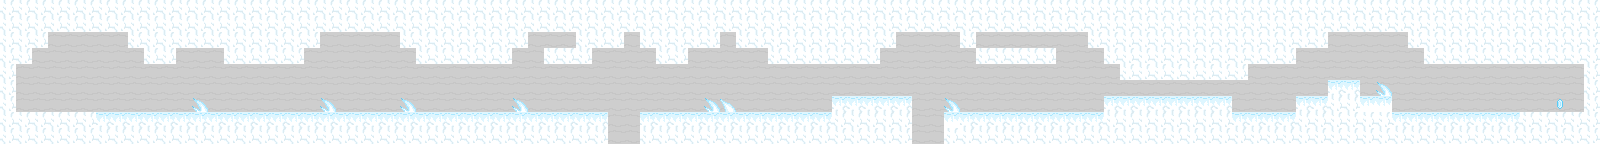

This game map was drawn from its Tiled (.tmx) file and the tilesets committed beside it. A one-line description and the full map source follow:
An orthogonal 100x9 tile map with 16x16 px tiles, 3 tile layers (background, floor, items).

<map version="1.0" orientation="orthogonal" renderorder="right-down" width="100" height="9" tilewidth="16" tileheight="16" nextobjectid="1">
 <tileset firstgid="1" name="blizzard.tileset" tilewidth="16" tileheight="16" tilecount="8" columns="8">
  <image source="blizzard.tileset.png" width="128" height="16" />
 </tileset>
 <layer name="background" width="100" height="9">
  <data encoding="csv">
2,2,2,2,2,2,2,2,2,2,2,2,2,2,2,2,2,2,2,2,2,2,2,2,2,2,2,2,2,2,2,2,2,2,2,2,2,2,2,2,2,2,2,2,2,2,2,2,2,2,2,2,2,2,2,2,2,2,2,2,2,2,2,2,2,2,2,2,2,2,2,2,2,2,2,2,2,2,2,2,2,2,2,2,2,2,2,2,2,2,2,2,2,2,2,2,2,2,2,2,
2,2,2,2,2,2,2,2,2,2,2,2,2,2,2,2,2,2,2,2,2,2,2,2,2,2,2,2,2,2,2,2,2,2,2,2,2,2,2,2,2,2,2,2,2,2,2,2,2,2,2,2,2,2,2,2,2,2,2,2,2,2,2,2,2,2,2,2,2,2,2,2,2,2,2,2,2,2,2,2,2,2,2,2,2,2,2,2,2,2,2,2,2,2,2,2,2,2,2,2,
2,2,2,2,2,2,2,2,2,2,2,2,2,2,2,2,2,2,2,2,2,2,2,2,2,2,2,2,2,2,2,2,2,2,2,2,2,2,2,2,2,2,2,2,2,2,2,2,2,2,2,2,2,2,2,2,2,2,2,2,2,2,2,2,2,2,2,2,2,2,2,2,2,2,2,2,2,2,2,2,2,2,2,2,2,2,2,2,2,2,2,2,2,2,2,2,2,2,2,2,
2,2,2,2,2,2,2,2,2,2,2,2,2,2,2,2,2,2,2,2,2,2,2,2,2,2,2,2,2,2,2,2,2,2,2,2,2,2,2,2,2,2,2,2,2,2,2,2,2,2,2,2,2,2,2,2,2,2,2,2,2,2,2,2,2,2,2,2,2,2,2,2,2,2,2,2,2,2,2,2,2,2,2,2,2,2,2,2,2,2,2,2,2,2,2,2,2,2,2,2,
2,2,2,2,2,2,2,2,2,2,2,2,2,2,2,2,2,2,2,2,2,2,2,2,2,2,2,2,2,2,2,2,2,2,2,2,2,2,2,2,2,2,2,2,2,2,2,2,2,2,2,2,2,2,2,2,2,2,2,2,2,2,2,2,2,2,2,2,2,2,2,2,2,2,2,2,2,2,2,2,2,2,2,2,2,2,2,2,2,2,2,2,2,2,2,2,2,2,2,2,
2,2,2,2,2,2,2,2,2,2,2,2,2,2,2,2,2,2,2,2,2,2,2,2,2,2,2,2,2,2,2,2,2,2,2,2,2,2,2,2,2,2,2,2,2,2,2,2,2,2,2,2,2,2,2,2,2,2,2,2,2,2,2,2,2,2,2,2,2,2,2,2,2,2,2,2,2,2,2,2,2,2,2,2,2,2,2,2,2,2,2,2,2,2,2,2,2,2,2,2,
2,2,2,2,2,2,2,2,2,2,2,2,2,2,2,2,2,2,2,2,2,2,2,2,2,2,2,2,2,2,2,2,2,2,2,2,2,2,2,2,2,2,2,2,2,2,2,2,2,2,2,2,2,2,2,2,2,2,2,2,2,2,2,2,2,2,2,2,2,2,2,2,2,2,2,2,2,2,2,2,2,2,2,2,2,2,2,2,2,2,2,2,2,2,2,2,2,2,2,2,
2,2,2,2,2,2,2,2,2,2,2,2,2,2,2,2,2,2,2,2,2,2,2,2,2,2,2,2,2,2,2,2,2,2,2,2,2,2,2,2,2,2,2,2,2,2,2,2,2,2,2,2,2,2,2,2,2,2,2,2,2,2,2,2,2,2,2,2,2,2,2,2,2,2,2,2,2,2,2,2,2,2,2,2,2,2,2,2,2,2,2,2,2,2,2,2,2,2,2,2,
2,2,2,2,2,2,2,2,2,2,2,2,2,2,2,2,2,2,2,2,2,2,2,2,2,2,2,2,2,2,2,2,2,2,2,2,2,2,2,2,2,2,2,2,2,2,2,2,2,2,2,2,2,2,2,2,2,2,2,2,2,2,2,2,2,2,2,2,2,2,2,2,2,2,2,2,2,2,2,2,2,2,2,2,2,2,2,2,2,2,2,2,2,2,2,2,2,2,2,2
</data>
 </layer>
 <layer name="floor" width="100" height="9">
  <data encoding="csv">
3,3,3,3,3,3,3,3,3,3,3,3,3,3,3,3,3,3,3,3,3,3,3,3,3,3,3,3,3,3,3,3,3,3,3,3,3,3,3,3,3,3,3,3,3,3,3,3,3,3,3,3,3,3,3,3,3,3,3,3,3,3,3,3,3,3,3,3,3,3,3,3,3,3,3,3,3,3,3,3,3,3,3,3,3,3,3,3,3,3,3,3,3,3,3,3,3,3,3,3,
3,3,3,3,3,3,3,3,3,3,3,3,3,3,3,3,3,3,3,3,3,3,3,3,3,3,3,3,3,3,3,3,3,3,3,3,3,3,3,3,3,3,3,3,3,3,3,3,3,3,3,3,3,3,3,3,3,3,3,3,3,3,3,3,3,3,3,3,3,3,3,3,3,3,3,3,3,3,3,3,3,3,3,3,3,3,3,3,3,3,3,3,3,3,3,3,3,3,3,3,
3,3,3,0,0,0,0,0,3,3,3,3,3,3,3,3,3,3,3,3,0,0,0,0,0,3,3,3,3,3,3,3,3,0,0,0,3,3,3,0,3,3,3,3,3,0,3,3,3,3,3,3,3,3,3,3,0,0,0,0,3,0,0,0,0,0,0,0,3,3,3,3,3,3,3,3,3,3,3,3,3,3,3,0,0,0,0,0,3,3,3,3,3,3,3,3,3,3,3,3,
3,3,0,0,0,0,0,0,0,3,3,0,0,0,3,3,3,3,3,0,0,0,0,0,0,0,3,3,3,3,3,3,0,0,3,3,3,0,0,0,0,3,3,0,0,0,0,0,3,3,3,3,3,3,3,0,0,0,0,0,0,3,3,3,3,3,0,0,0,3,3,3,3,3,3,3,3,3,3,3,3,0,0,0,0,0,0,0,0,3,3,3,3,3,3,3,3,3,3,3,
3,0,0,0,0,0,0,0,0,0,0,0,0,0,0,0,0,0,0,0,0,0,0,0,0,0,0,0,0,0,0,0,0,0,0,0,0,0,0,0,0,0,0,0,0,0,0,0,0,0,0,0,0,0,0,0,0,0,0,0,0,0,0,0,0,0,0,0,0,0,3,3,3,3,3,3,3,3,0,0,0,0,0,0,0,0,0,0,0,0,0,0,0,0,0,0,0,0,0,3,
3,0,0,0,0,0,0,0,0,0,0,0,0,0,0,0,0,0,0,0,0,0,0,0,0,0,0,0,0,0,0,0,0,0,0,0,0,0,0,0,0,0,0,0,0,0,0,0,0,0,0,0,0,0,0,0,0,0,0,0,0,0,0,0,0,0,0,0,0,0,0,0,0,0,0,0,0,0,0,0,0,0,0,1,1,0,0,0,0,0,0,0,0,0,0,0,0,0,0,3,
3,0,0,0,0,0,0,0,0,0,0,0,0,0,0,0,0,0,0,0,0,0,0,0,0,0,0,0,0,0,0,0,0,0,0,0,0,0,0,0,0,0,0,0,0,0,0,0,0,0,0,0,1,1,1,1,1,0,0,0,0,0,0,0,0,0,0,0,0,1,1,1,1,1,1,1,1,0,0,0,0,1,1,3,3,7,7,0,0,0,0,0,0,0,0,0,0,0,0,3,
3,3,3,3,3,3,1,1,1,1,1,1,1,1,1,1,1,1,1,1,1,1,1,1,1,1,1,1,1,1,1,1,1,1,1,1,1,1,0,0,1,1,1,1,1,1,1,1,1,1,1,1,3,3,3,3,3,0,0,7,1,1,1,1,1,1,1,1,1,3,3,3,3,3,3,3,3,1,1,1,1,3,3,3,3,3,3,1,1,1,1,1,1,1,1,3,3,3,3,3,
3,3,3,3,3,3,3,3,3,3,3,3,3,3,3,3,3,3,3,3,3,3,3,3,3,3,3,3,3,3,3,3,3,3,3,3,3,3,0,0,3,3,3,3,3,3,3,3,3,3,3,3,3,3,3,3,3,0,0,3,3,3,3,3,3,3,3,3,3,3,3,3,3,3,3,3,3,3,3,3,3,3,3,3,3,3,3,3,3,3,3,3,3,3,3,3,3,3,3,3
</data>
 </layer>
 <layer name="items" width="100" height="9">
  <data encoding="csv">
0,0,0,0,0,0,0,0,0,0,0,0,0,0,0,0,0,0,0,0,0,0,0,0,0,0,0,0,0,0,0,0,0,0,0,0,0,0,0,0,0,0,0,0,0,0,0,0,0,0,0,0,0,0,0,0,0,0,0,0,0,0,0,0,0,0,0,0,0,0,0,0,0,0,0,0,0,0,0,0,0,0,0,0,0,0,0,0,0,0,0,0,0,0,0,0,0,0,0,0,
0,0,0,0,0,0,0,0,0,0,0,0,0,0,0,0,0,0,0,0,0,0,0,0,0,0,0,0,0,0,0,0,0,0,0,0,0,0,0,0,0,0,0,0,0,0,0,0,0,0,0,0,0,0,0,0,0,0,0,0,0,0,0,0,0,0,0,0,0,0,0,0,0,0,0,0,0,0,0,0,0,0,0,0,0,0,0,0,0,0,0,0,0,0,0,0,0,0,0,0,
0,0,0,0,0,0,0,0,0,0,0,0,0,0,0,0,0,0,0,0,0,0,0,0,0,0,0,0,0,0,0,0,0,0,0,0,0,0,0,0,0,0,0,0,0,0,0,0,0,0,0,0,0,0,0,0,0,0,0,0,0,0,0,0,0,0,0,0,0,0,0,0,0,0,0,0,0,0,0,0,0,0,0,0,0,0,0,0,0,0,0,0,0,0,0,0,0,0,0,0,
0,0,0,0,0,0,0,0,0,0,0,0,0,0,0,0,0,0,0,0,0,0,0,0,0,0,0,0,0,0,0,0,0,0,0,0,0,0,0,0,0,0,0,0,0,0,0,0,0,0,0,0,0,0,0,0,0,0,0,0,0,0,0,0,0,0,0,0,0,0,0,0,0,0,0,0,0,0,0,0,0,0,0,0,0,0,0,0,0,0,0,0,0,0,0,0,0,0,0,0,
0,0,0,0,0,0,0,0,0,0,0,0,0,0,0,0,0,0,0,0,0,0,0,0,0,0,0,0,0,0,0,0,0,0,0,0,0,0,0,0,0,0,0,0,0,0,0,0,0,0,0,0,0,0,0,0,0,0,0,0,0,0,0,0,0,0,0,0,0,0,0,0,0,0,0,0,0,0,0,0,0,0,0,0,0,0,0,0,0,0,0,0,0,0,0,0,0,0,0,0,
0,0,0,0,0,0,0,0,0,0,0,0,0,0,0,0,0,0,0,0,0,0,0,0,0,0,0,0,0,0,0,0,0,0,0,0,0,0,0,0,0,0,0,0,0,0,0,0,0,0,0,0,0,0,0,0,0,0,0,0,0,0,0,0,0,0,0,0,0,0,0,0,0,0,0,0,0,0,0,0,0,0,0,0,0,0,5,0,0,0,0,0,0,0,0,0,0,0,0,0,
0,0,0,0,0,0,0,0,0,0,0,0,5,0,0,0,0,0,0,0,5,0,0,0,0,5,0,0,0,0,0,0,5,0,0,0,0,0,0,0,0,0,0,0,5,4,0,0,0,0,0,0,0,0,0,0,0,0,0,5,0,0,0,0,0,0,0,0,0,0,0,0,0,0,0,0,0,0,0,0,0,0,0,0,0,0,0,0,0,0,0,0,0,0,0,0,0,6,0,0,
0,0,0,0,0,0,0,0,0,0,0,0,0,0,0,0,0,0,0,0,0,0,0,0,0,0,0,0,0,0,0,0,0,0,0,0,0,0,0,0,0,0,0,0,0,0,0,0,0,0,0,0,0,0,0,0,0,0,0,0,0,0,0,0,0,0,0,0,0,0,0,0,0,0,0,0,0,0,0,0,0,0,0,0,0,0,0,0,0,0,0,0,0,0,0,0,0,0,0,0,
0,0,0,0,0,0,0,0,0,0,0,0,0,0,0,0,0,0,0,0,0,0,0,0,0,0,0,0,0,0,0,0,0,0,0,0,0,0,0,0,0,0,0,0,0,0,0,0,0,0,0,0,0,0,0,0,0,0,0,0,0,0,0,0,0,0,0,0,0,0,0,0,0,0,0,0,0,0,0,0,0,0,0,0,0,0,0,0,0,0,0,0,0,0,0,0,0,0,0,0
</data>
 </layer>
</map>
